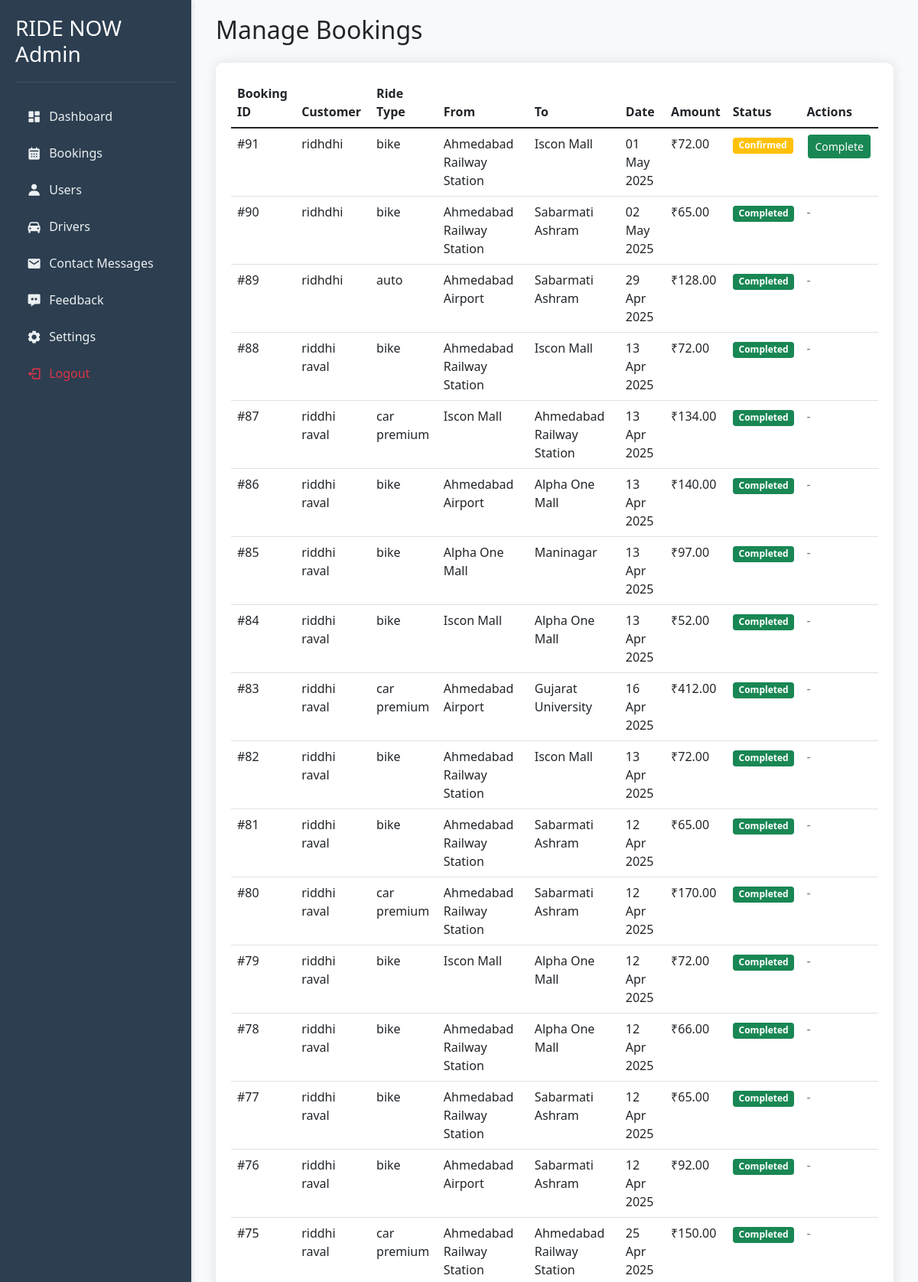
The page /admin/manage_bookings.php (signed in, upper part) on the database its author committed.
### tables this page shows
CREATE TABLE `bookings` (
  `booking_id` int(11) NOT NULL,
  `user_id` int(11) DEFAULT NULL,
  `ride_type` varchar(50) NOT NULL DEFAULT 'car premium',
  `pickup_location` varchar(255) DEFAULT NULL,
  `drop_location` varchar(255) DEFAULT NULL,
  `booking_date` date DEFAULT NULL,
  `booking_time` time DEFAULT NULL,
  `passengers` int(11) DEFAULT NULL,
  `status` varchar(20) DEFAULT NULL,
  `created_at` timestamp NOT NULL DEFAULT current_timestamp(),
  `payment_method` varchar(20) DEFAULT 'cash',
  `payment_proof` varchar(255) DEFAULT NULL,
  `amount` int(11) DEFAULT 0,
  `distance` double DEFAULT 0,
  `driver_id` int(11) DEFAULT NULL
);

CREATE TABLE `users` (
  `user_id` int(11) NOT NULL,
  `fullname` varchar(255) DEFAULT NULL,
  `dob` date NOT NULL,
  `email` varchar(100) NOT NULL,
  `password` varchar(255) NOT NULL,
  `phone` varchar(15) NOT NULL,
  `user_type` enum('customer','driver') NOT NULL,
  `created_at` timestamp NOT NULL DEFAULT current_timestamp(),
  `profile_pic` varchar(255) DEFAULT 'img/default-profile.jpg',
  `status` tinyint(1) DEFAULT 1
);

### admin/manage_bookings.php (the view, shortened to what this page needs)
<?php
include '../config.php';
$bookings_sql = "SELECT b.*, u.fullname as username
                 FROM bookings b
                 LEFT JOIN users u ON b.user_id = u.user_id
                 ORDER BY b.booking_id DESC";
$result = $conn->query($bookings_sql);
$bookings = [];
if ($result && $result->num_rows > 0) {
    while ($row = $result->fetch_assoc()) {
        $bookings[] = $row;
    }
}
?>
<!DOCTYPE html>
<html>
<head>
    <link href="https://cdn.jsdelivr.net/npm/bootstrap@5.1.3/dist/css/bootstrap.min.css" rel="stylesheet">
    <link href="https://cdn.jsdelivr.net/npm/boxicons@2.0.7/css/boxicons.min.css" rel="stylesheet">
    <link rel="stylesheet" href="styles/dynamic_styles.php">
</head>
<body class="bg-light">
    <?php include 'sidebar.php'; ?>
    <div class="main-content">
        <div class="container-fluid">
            <h2 class="mb-4">Manage Bookings</h2>
            <div class="bookings-table">
                <table class="table">
                    <thead>
                        <tr>
                            <th>Booking ID</th>
                            <th>Customer</th>
                            <th>Ride Type</th>
                            <th>From</th>
                            <th>To</th>
                            <th>Date</th>
                            <th>Amount</th>
                            <th>Status</th>
                            <th>Actions</th>
                        </tr>
                    </thead>
                    <tbody>
                        <?php if (!empty($bookings)): ?>
                            <?php foreach($bookings as $booking): ?>
                                <tr>
                                    <td>#<?php echo $booking['booking_id']; ?></td>
                                    <td><?php echo htmlspecialchars($booking['username'] ?? 'Guest'); ?></td>
                                    <td><?php echo $booking['ride_type']; ?></td>
                                    <td><?php echo $booking['pickup_location']; ?></td>
                                    <td><?php echo $booking['drop_location']; ?></td>
                                    <td><?php echo date('d M Y', strtotime($booking['booking_date'])); ?></td>
                                    <td>₹<?php echo number_format($booking['amount'], 2); ?></td>
                                    <td>
                                        <span class="badge bg-<?php echo $booking['status'] == 'completed' ? 'success' :
                                            ($booking['status'] == 'cancelled' ? 'danger' : 'warning'); ?>">
                                            <?php echo ucfirst($booking['status']); ?>
                                        </span>
                                    </td>
                                    <td>
                                        <?php if($booking['status'] == 'confirmed'): ?>
                                            <a href="manage_bookings.php?complete_id=<?php echo $booking['booking_id']; ?>"
                                               class="btn btn-sm btn-success"
                                               onclick="return confirm('Mark this ride as completed?')">
                                                Complete
                                            </a>
                                        <?php elseif($booking['status'] == 'pending'): ?>
                                            <a href="manage_bookings.php?cancel_id=<?php echo $booking['booking_id']; ?>"
                                               class="btn btn-sm btn-danger"
                                               onclick="return confirm('Are you sure you want to cancel this booking?')">
                                                Cancel
                                            </a>
                                        <?php else: ?>
                                            <span class="text-muted">-</span>
                                        <?php endif; ?>
                                    </td>
                                </tr>
                            <?php endforeach; ?>
                        <?php else: ?>
                            <tr>
                                <td colspan="9" class="text-center text-muted">No bookings found.</td>
                            </tr>
                        <?php endif; ?>
                    </tbody>
                </table>
            </div>
        </div>
    </div>
</body>
</html>

### admin/manage_bookings.php (style rules this page uses)
.main-content { margin-left: 250px; padding: 20px; }
.bookings-table { background: white; padding: 20px; border-radius: 10px; box-shadow: 0 0 15px rgba(0,0,0,0.1); }
.table th { background-color: #f8f9fa; border-bottom: 2px solid #dee2e6; }
.badge { font-size: 0.85em; padding: 0.5em 0.75em; }
.btn-sm { margin: 0 2px; }

### admin/sidebar.php (style rules this page uses)
.main-content { margin-left: 250px; padding: 20px; }

### rows shown on the page
bookings: booking_id "91", user.fullname "ridhdhi", ride_type "bike", pickup_location "Ahmedabad Railway Station", drop_location "Iscon Mall", booking_date "01 May 2025", amount "72.00", status "Confirmed"
bookings: booking_id "90", user.fullname "ridhdhi", ride_type "bike", pickup_location "Ahmedabad Railway Station", drop_location "Sabarmati Ashram", booking_date "02 May 2025", amount "65.00", status "Completed"
bookings: booking_id "89", user.fullname "ridhdhi", ride_type "auto", pickup_location "Ahmedabad Airport", drop_location "Sabarmati Ashram", booking_date "29 Apr 2025", amount "128.00", status "Completed"
bookings: booking_id "88", user.fullname "riddhi raval", ride_type "bike", pickup_location "Ahmedabad Railway Station", drop_location "Iscon Mall", booking_date "13 Apr 2025", amount "72.00", status "Completed"
bookings: booking_id "87", user.fullname "riddhi raval", ride_type "car premium", pickup_location "Iscon Mall", drop_location "Ahmedabad Railway Station", booking_date "13 Apr 2025", amount "134.00", status "Completed"
bookings: booking_id "86", user.fullname "riddhi raval", ride_type "bike", pickup_location "Ahmedabad Airport", drop_location "Alpha One Mall", booking_date "13 Apr 2025", amount "140.00", status "Completed"
bookings: booking_id "85", user.fullname "riddhi raval", ride_type "bike", pickup_location "Alpha One Mall", drop_location "Maninagar", booking_date "13 Apr 2025", amount "97.00", status "Completed"
bookings: booking_id "84", user.fullname "riddhi raval", ride_type "bike", pickup_location "Iscon Mall", drop_location "Alpha One Mall", booking_date "13 Apr 2025", amount "52.00", status "Completed"
bookings: booking_id "83", user.fullname "riddhi raval", ride_type "car premium", pickup_location "Ahmedabad Airport", drop_location "Gujarat University", booking_date "16 Apr 2025", amount "412.00", status "Completed"
bookings: booking_id "82", user.fullname "riddhi raval", ride_type "bike", pickup_location "Ahmedabad Railway Station", drop_location "Iscon Mall", booking_date "13 Apr 2025", amount "72.00", status "Completed"
bookings: booking_id "81", user.fullname "riddhi raval", ride_type "bike", pickup_location "Ahmedabad Railway Station", drop_location "Sabarmati Ashram", booking_date "12 Apr 2025", amount "65.00", status "Completed"
bookings: booking_id "80", user.fullname "riddhi raval", ride_type "car premium", pickup_location "Ahmedabad Railway Station", drop_location "Sabarmati Ashram", booking_date "12 Apr 2025", amount "170.00", status "Completed"
bookings: booking_id "79", user.fullname "riddhi raval", ride_type "bike", pickup_location "Iscon Mall", drop_location "Alpha One Mall", booking_date "12 Apr 2025", amount "72.00", status "Completed"
bookings: booking_id "78", user.fullname "riddhi raval", ride_type "bike", pickup_location "Ahmedabad Railway Station", drop_location "Alpha One Mall", booking_date "12 Apr 2025", amount "66.00", status "Completed"
bookings: booking_id "77", user.fullname "riddhi raval", ride_type "bike", pickup_location "Ahmedabad Railway Station", drop_location "Sabarmati Ashram", booking_date "12 Apr 2025", amount "65.00", status "Completed"
bookings: booking_id "76", user.fullname "riddhi raval", ride_type "bike", pickup_location "Ahmedabad Airport", drop_location "Sabarmati Ashram", booking_date "12 Apr 2025", amount "92.00", status "Completed"
bookings: booking_id "75", user.fullname "riddhi raval", ride_type "car premium", pickup_location "Ahmedabad Railway Station", drop_location "Ahmedabad Railway Station", booking_date "25 Apr 2025", amount "150.00", status "Completed"
